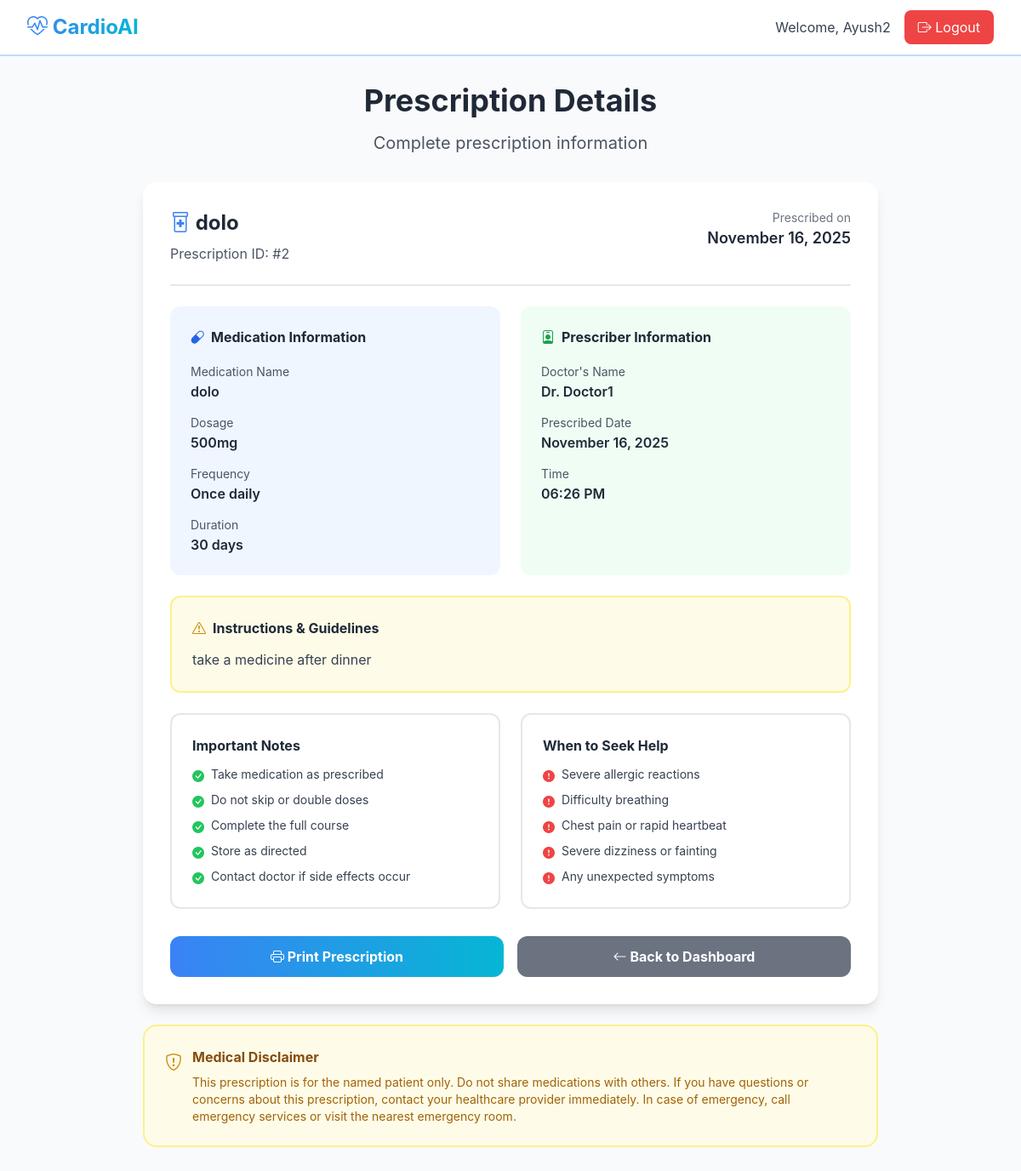
Page /prescription_details/2 (signed in) on the committed database.
### tables this page shows
CREATE TABLE prescriptions (
            id INTEGER PRIMARY KEY AUTOINCREMENT,
            patient_id INTEGER,
            doctor_id INTEGER,
            medication TEXT,
            dosage TEXT,
            frequency TEXT,
            duration TEXT,
            instructions TEXT,
            created_at TIMESTAMP DEFAULT CURRENT_TIMESTAMP,
            FOREIGN KEY (patient_id) REFERENCES users (id),
            FOREIGN KEY (doctor_id) REFERENCES users (id)
        );

CREATE TABLE users (
            id INTEGER PRIMARY KEY AUTOINCREMENT,
            name TEXT NOT NULL,
            email TEXT UNIQUE NOT NULL,
            password TEXT NOT NULL,
            role TEXT NOT NULL,
            created_at TIMESTAMP DEFAULT CURRENT_TIMESTAMP
        , is_blocked INTEGER DEFAULT 0);

### app.py (the view)
    def decorated_function(*args, **kwargs):
        if 'user_id' not in session or session.get('role') != 'patient':
            flash('Access denied. Patient login required.', 'error')
            return redirect(url_for('login'))
        return f(*args, **kwargs)

### app.py (called while the page is built)
def get_db_connection():
    conn = sqlite3.connect('database.db')
    conn.row_factory = sqlite3.Row
    return conn

def convert_row_to_dict(row):
    if row is None:
        return None
    row_dict = dict(row)
    if 'created_at' in row_dict and row_dict['created_at']:
        try:
            row_dict['created_at'] = datetime.strptime(row_dict['created_at'], '%Y-%m-%d %H:%M:%S')
        except:
            row_dict['created_at'] = datetime.now()
    return row_dict

def patient_required(f):
    def decorated_function(*args, **kwargs):
        if 'user_id' not in session or session.get('role') != 'patient':
            flash('Access denied. Patient login required.', 'error')
            return redirect(url_for('login'))
        return f(*args, **kwargs)
    decorated_function.__name__ = f.__name__
    return decorated_function

@app.route('/prescription_details/<int:prescription_id>')
@patient_required
def prescription_details(prescription_id):
    conn = get_db_connection()
    prescription = conn.execute('''
        SELECT p.*, u.name as doctor_name
        FROM prescriptions p
        JOIN users u ON p.doctor_id = u.id
        WHERE p.id = ? AND p.patient_id = ?
    ''', (prescription_id, session['user_id'])).fetchone()
    conn.close()
    if not prescription:
        flash('Prescription not found!', 'error')
        return redirect(url_for('patient_dashboard'))
    prescription = convert_row_to_dict(prescription)
    doctor_name = prescription['doctor_name']
    return render_template('prescription_details.html', prescription=prescription, doctor_name=doctor_name)

### templates/prescription_details.html (shortened to what this page needs)
{% extends "base.html" %}
{% block content %}
<div class="min-h-screen bg-gray-50 py-8">
    <div class="max-w-4xl mx-auto px-4">
        <div class="text-center mb-8">
            <h1 class="text-4xl font-bold text-gray-800 mb-4">Prescription Details</h1>
            <p class="text-xl text-gray-600">Complete prescription information</p>
        </div>
        <div class="bg-white rounded-2xl shadow-lg p-8 mb-6">
            <div class="border-b-2 border-gray-200 pb-6 mb-6">
                <div class="flex justify-between items-start">
                    <div>
                        <h2 class="text-2xl font-bold text-gray-800 mb-2">
                            <i class="bi bi-prescription2 text-blue-500"></i>
                            {{ prescription.medication }}
                        </h2>
                        <p class="text-gray-600">Prescription ID: #{{ prescription.id }}</p>
                    </div>
                    <div class="text-right">
                        <p class="text-sm text-gray-500">Prescribed on</p>
                        <p class="text-lg font-semibold text-gray-800">
                            {{ prescription.created_at.strftime('%B %d, %Y') }}
                        </p>
                    </div>
                </div>
            </div>
            <div class="grid md:grid-cols-2 gap-6 mb-6">
                <div class="bg-blue-50 rounded-xl p-6">
                    <h3 class="font-bold text-gray-800 mb-4 flex items-center gap-2">
                        <i class="bi bi-capsule text-blue-600"></i>
                        Medication Information
                    </h3>
                    <div class="space-y-3">
                        <div>
                            <label class="text-sm text-gray-600">Medication Name</label>
                            <p class="font-semibold text-gray-800">{{ prescription.medication }}</p>
                        </div>
                        <div>
                            <label class="text-sm text-gray-600">Dosage</label>
                            <p class="font-semibold text-gray-800">{{ prescription.dosage }}</p>
                        </div>
                        <div>
                            <label class="text-sm text-gray-600">Frequency</label>
                            <p class="font-semibold text-gray-800">{{ prescription.frequency }}</p>
                        </div>
                        <div>
                            <label class="text-sm text-gray-600">Duration</label>
                            <p class="font-semibold text-gray-800">{{ prescription.duration }}</p>
                        </div>
                    </div>
                </div>
                <div class="bg-green-50 rounded-xl p-6">
                    <h3 class="font-bold text-gray-800 mb-4 flex items-center gap-2">
                        <i class="bi bi-person-badge text-green-600"></i>
                        Prescriber Information
                    </h3>
                    <div class="space-y-3">
                        <div>
                            <label class="text-sm text-gray-600">Doctor's Name</label>
                            <p class="font-semibold text-gray-800">Dr. {{ doctor_name }}</p>
                        </div>
                        <div>
                            <label class="text-sm text-gray-600">Prescribed Date</label>
                            <p class="font-semibold text-gray-800">{{ prescription.created_at.strftime('%B %d, %Y') }}</p>
                        </div>
                        <div>
                            <label class="text-sm text-gray-600">Time</label>
                            <p class="font-semibold text-gray-800">{{ prescription.created_at.strftime('%I:%M %p') }}</p>
                        </div>
                    </div>
                </div>
            </div>
            <div class="bg-yellow-50 border-2 border-yellow-200 rounded-xl p-6 mb-6">
                <h3 class="font-bold text-gray-800 mb-3 flex items-center gap-2">
                    <i class="bi bi-exclamation-triangle text-yellow-600"></i>
                    Instructions & Guidelines
                </h3>
                <p class="text-gray-700 whitespace-pre-line leading-relaxed">{{ prescription.instructions }}</p>
            </div>
            <div class="grid md:grid-cols-2 gap-6">
                <div class="border-2 border-gray-200 rounded-xl p-6">
                    <h3 class="font-bold text-gray-800 mb-3">Important Notes</h3>
                    <ul class="space-y-2 text-sm text-gray-700">
                        <li class="flex items-start gap-2">
                            <i class="bi bi-check-circle-fill text-green-500 mt-0.5"></i>
                            <span>Take medication as prescribed</span>
                        </li>
                        <li class="flex items-start gap-2">
                            <i class="bi bi-check-circle-fill text-green-500 mt-0.5"></i>
                            <span>Do not skip or double doses</span>
                        </li>
                        <li class="flex items-start gap-2">
                            <i class="bi bi-check-circle-fill text-green-500 mt-0.5"></i>
                            <span>Complete the full course</span>
                        </li>
                        <li class="flex items-start gap-2">
                            <i class="bi bi-check-circle-fill text-green-500 mt-0.5"></i>
                            <span>Store as directed</span>
                        </li>
                        <li class="flex items-start gap-2">
                            <i class="bi bi-check-circle-fill text-green-500 mt-0.5"></i>
                            <span>Contact doctor if side effects occur</span>
                        </li>
                    </ul>
                </div>
                <div class="border-2 border-gray-200 rounded-xl p-6">
                    <h3 class="font-bold text-gray-800 mb-3">When to Seek Help</h3>
                    <ul class="space-y-2 text-sm text-gray-700">
                        <li class="flex items-start gap-2">
                            <i class="bi bi-exclamation-circle-fill text-red-500 mt-0.5"></i>
                            <span>Severe allergic reactions</span>
                        </li>
                        <li class="flex items-start gap-2">
                            <i class="bi bi-exclamation-circle-fill text-red-500 mt-0.5"></i>
                            <span>Difficulty breathing</span>
                        </li>
                        <li class="flex items-start gap-2">
                            <i class="bi bi-exclamation-circle-fill text-red-500 mt-0.5"></i>
                            <span>Chest pain or rapid heartbeat</span>
                        </li>
                        <li class="flex items-start gap-2">
                            <i class="bi bi-exclamation-circle-fill text-red-500 mt-0.5"></i>
                            <span>Severe dizziness or fainting</span>
                        </li>
                        <li class="flex items-start gap-2">
                            <i class="bi bi-exclamation-circle-fill text-red-500 mt-0.5"></i>
                            <span>Any unexpected symptoms</span>
                        </li>
                    </ul>
                </div>
            </div>
            <div class="mt-8 flex gap-4">
                <button onclick="window.print()"
                        class="flex-1 bg-gradient-to-r from-blue-500 to-cyan-500 text-white py-3 rounded-xl font-bold hover:shadow-lg transition-all">
                    <i class="bi bi-printer"></i> Print Prescription
                </button>
                <a href="/patient_dashboard"
                   class="flex-1 bg-gray-500 text-white py-3 rounded-xl font-bold text-center hover:bg-gray-600 transition-all">
                    <i class="bi bi-arrow-left"></i> Back to Dashboard
                </a>
            </div>
        </div>
        <div class="bg-yellow-50 border-2 border-yellow-200 rounded-2xl p-6">
            <div class="flex items-start gap-3">
                <i class="bi bi-shield-exclamation text-yellow-600 text-xl mt-1"></i>
                <div>
                    <h4 class="font-bold text-yellow-800 mb-2">Medical Disclaimer</h4>
                    <p class="text-yellow-700 text-sm">
                        This prescription is for the named patient only. Do not share medications with others.
                        If you have questions or concerns about this prescription, contact your healthcare provider immediately.
                        In case of emergency, call emergency services or visit the nearest emergency room.
                    </p>
                </div>
            </div>
        </div>
    </div>
</div>
{% endblock %}

### templates/base.html (style rules this page uses)
body { font-family: 'Inter', system-ui, -apple-system, sans-serif; }
.gradient-bg { background: linear-gradient(135deg, #e0f2fe 0%, #bfdbfe 50%, #fff 100%); }

### rows in the picture
prescriptions: medication "dolo", id "2", created_at "November 16, 2025", dosage "500mg", frequency "Once daily", duration "30 days", instructions "take a medicine after dinner"
users: name "Doctor1"

### other values in the picture
{{ session.name }} "Ayush2"
{{ prescription.created_at.strftime('%I:%M %p') }} "06:26 PM"
